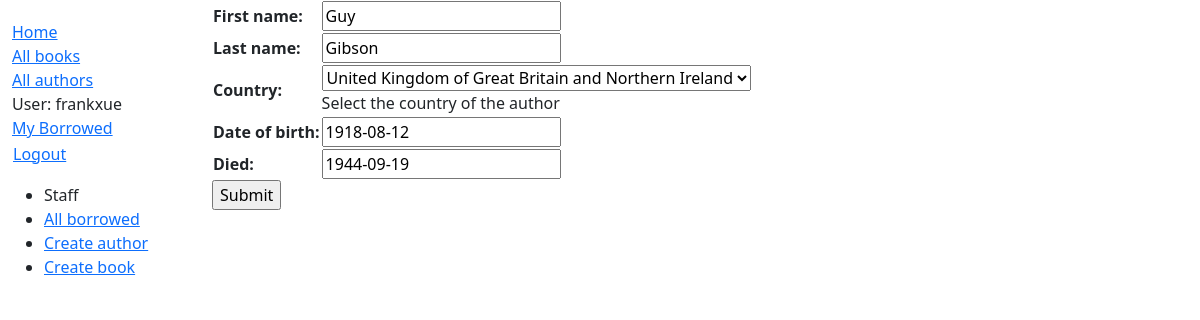
Page /catalog/author/8/update/ (signed in) on the earlier database version.
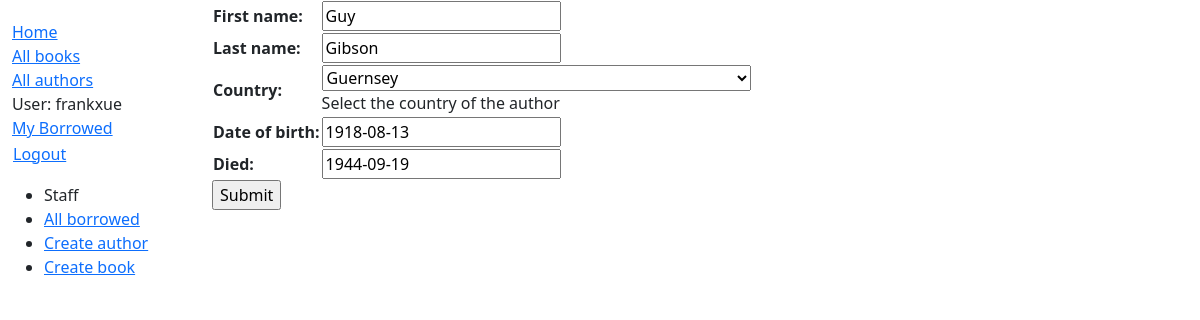
Same page on the later database version.
### catalog/models.py (models this page shows, shortened)
class Author(models.Model):
    first_name = models.CharField(max_length=100)
    last_name = models.CharField(max_length=100)
    country = models.ForeignKey(Country, on_delete=models.SET_NULL, null=True, blank=True, help_text='Select the country of the author')
    date_of_birth = models.DateField(null=True, blank=True)
    date_of_death = models.DateField('died', null=True, blank=True)
    class Meta:
        ordering = ['last_name', 'first_name']

### catalog/views.py (the view)
# urls.py: path('author/<int:pk>/update/', views.AuthorUpdate.as_view(), name='author-update'),
class AuthorUpdate(PermissionRequiredMixin, UpdateView):
    model = Author
    fields = '__all__'
    permission_required = 'catalog.change_author'

### catalog/models.py (called while the page is built)
    def __str__(self):
        return self.name

### catalog/templates/catalog/author_form.html (shortened to what this page needs)
{% extends "base_generic.html" %}
{% block content %}
<form action="" method="POST">
    <table>
        {{ form.as_table }}
    </table>
    <input type="submit" value="Submit" />
</form>
{% endblock content %}

Differences in the rows shown:
changed Author "Guy": country "United Kingdom of Great Britain and Northern Ireland" → "Guernsey"; date_of_birth "1918-08-12" → "1918-08-13"
